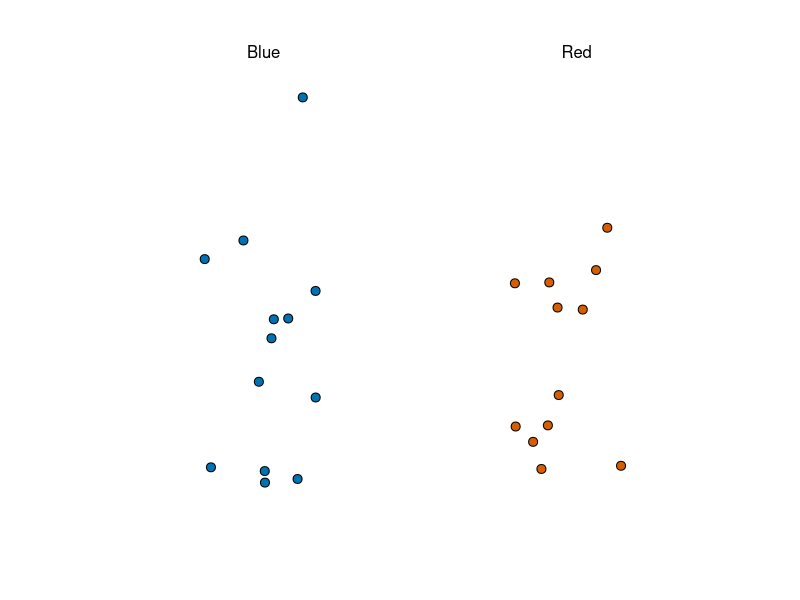
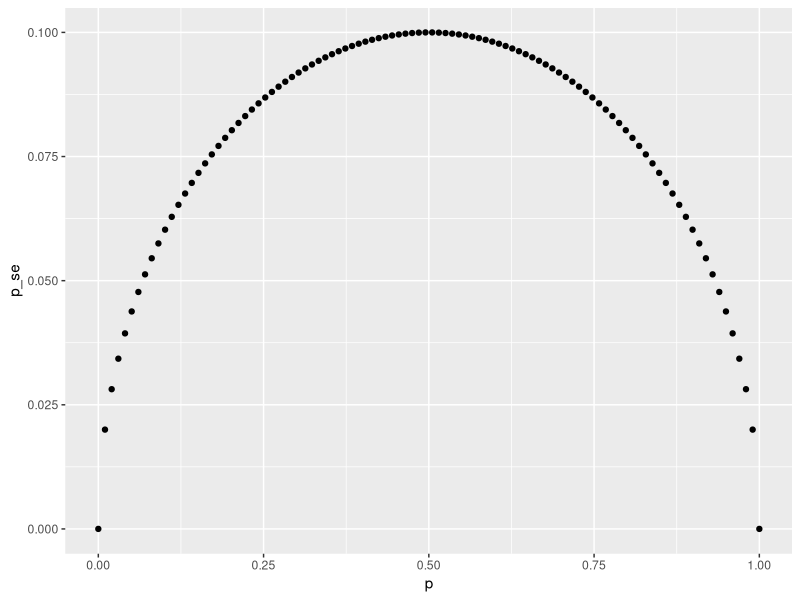
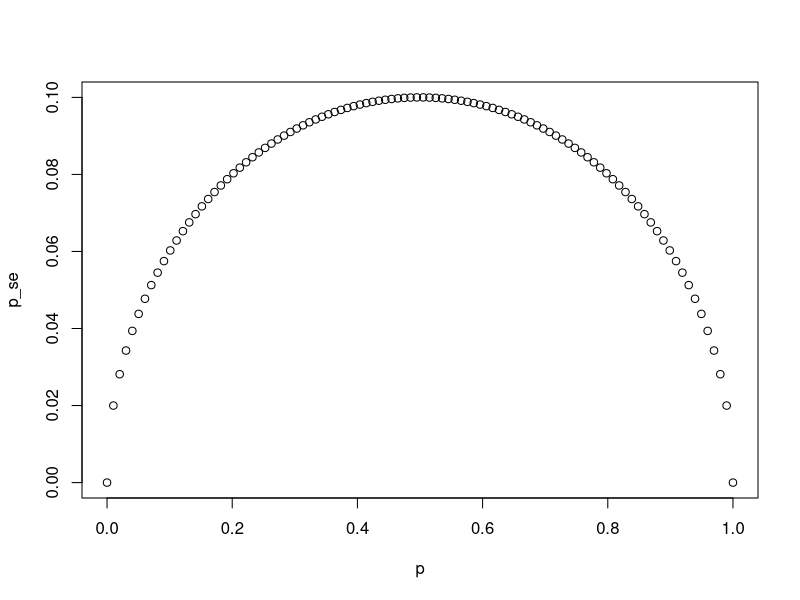
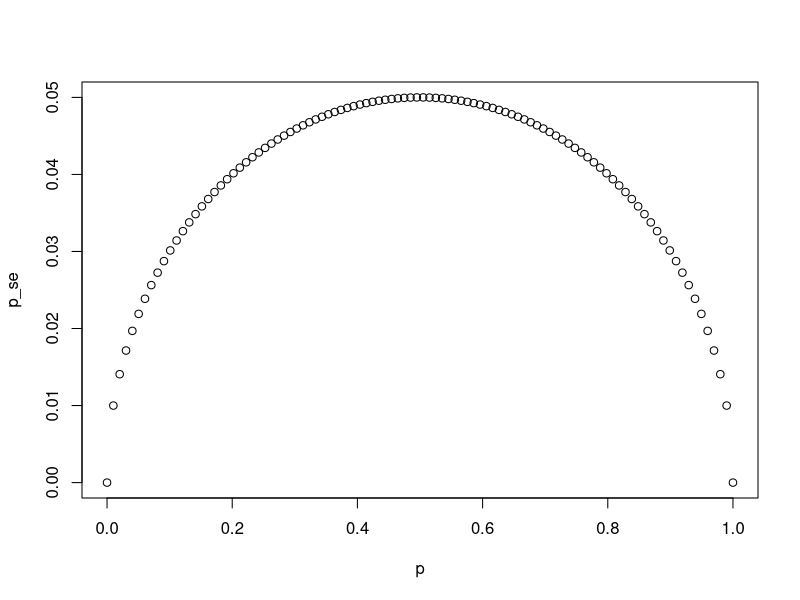
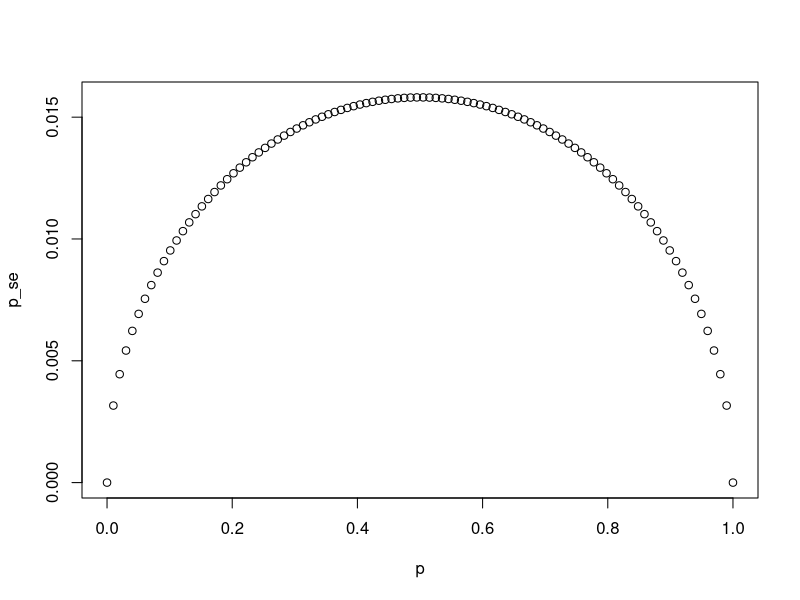
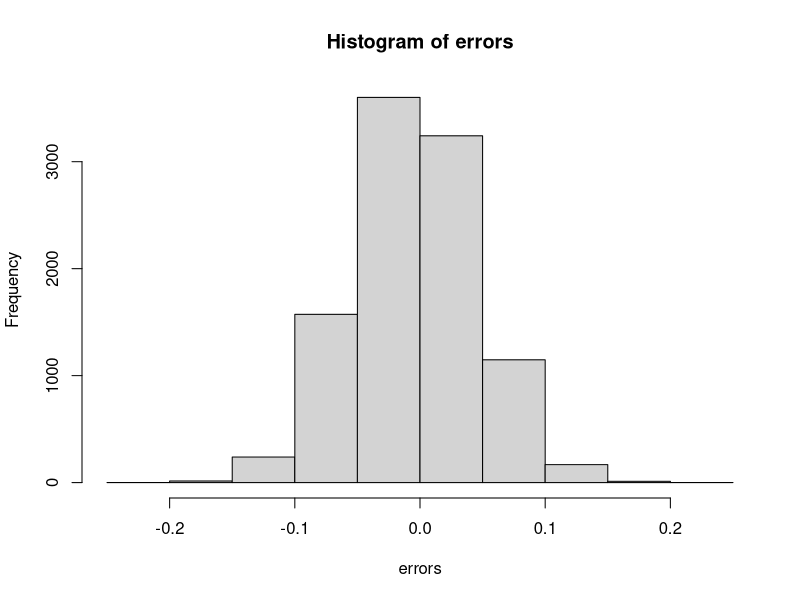
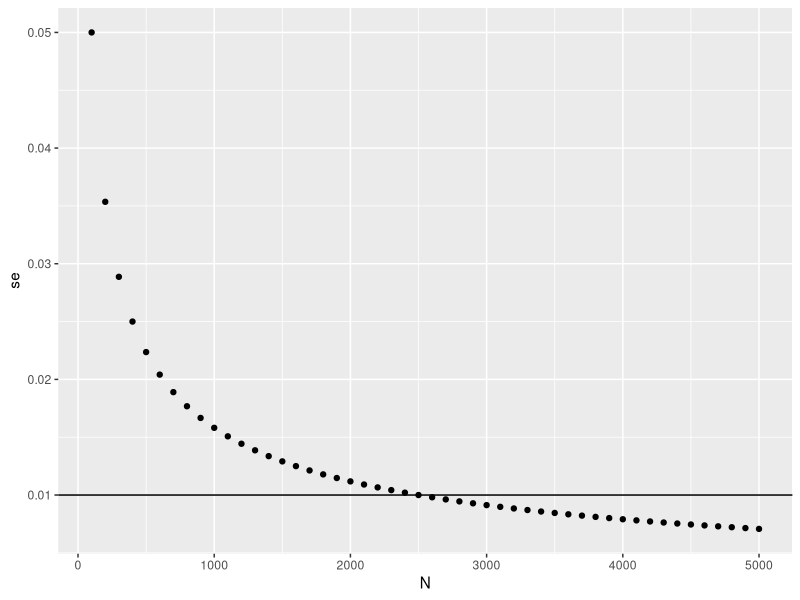
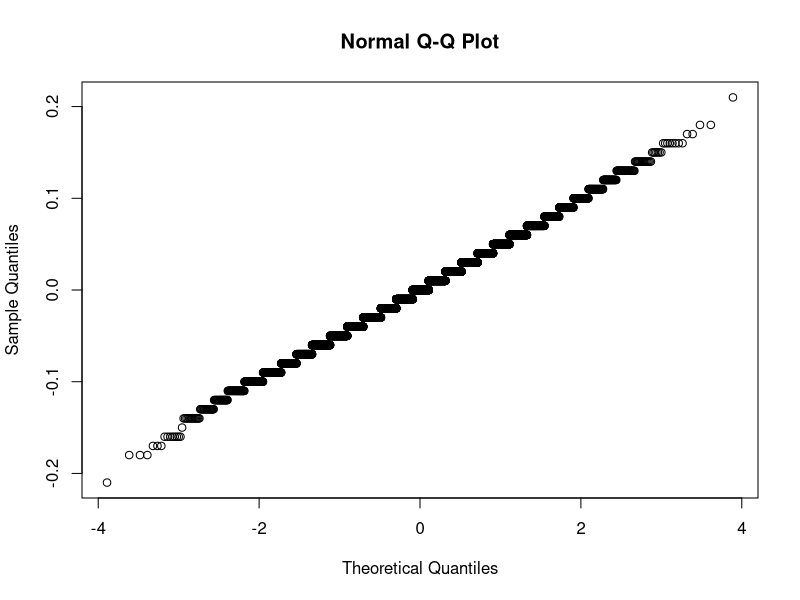

The R source for these figures, in order:
## ---- chunk 1
library(tidyverse)
library(dslabs)
take_poll(25) #take random poll,function in dslabs
## ---- chunk 2
p=0.51
sqrt(p*(1-p))/sqrt(1000)
## ---- chunk 3
p <- seq(0, 1, length = 100)
se <- function(p, N){
  sqrt(p*(1-p)/N)
}
p_se <- se(p, 25)
qplot(p, p_se)
## ---- chunk 4
for(N in c(25, 100, 1000)){
  p_se <- se(p, N)
  plot(p, p_se)
}
## ---- chunk 5
N <- 25
p <- 0.45
2*sqrt(p*(1-p)/N)
## ---- chunk 6
x_hat <- 0.48 #hat refer to estimates
se <- sqrt(x_hat*(1-x_hat)/25)
se
## ---- chunk 7
pnorm(0.01/se) - pnorm(-0.01/se)
## ---- chunk 8
1.96*se
## ---- chunk 9
pnorm(1.96)-pnorm(-1.96)
## ---- chunk 10
B <- 10000
n <- 1000
x_hat <- replicate(B, {
  x <- sample(c(0,1), size = N, replace = TRUE, prob = c(1-p,p))
  mean(x)
})
## ---- chunk 11
p <- 0.45
N <- 1000

x <- sample(c(0,1), size = N, replace = TRUE, prob = c(1-p, p))
x_hat <- mean(x)
## ---- chunk 12
B <- 10000
x_hat <- replicate(B, {
  x <- sample(c(0,1), size = N, replace = TRUE, prob = c(1-p, p))
  mean(x)
})
## ---- chunk 13
mean(x_hat)
## ---- chunk 14
sd(x_hat)
## ---- chunk 15
take_sample <- function(p, N){
  x <- sample(c(0,1), size=N, replace=TRUE, prob=c(1-p, p))
  mean(x)
}  #democrates are 1s and republicans are 0s
## ---- chunk 16
p <- 0.45
N <- 100
B <- 10000
errors <- replicate(B, take_sample(p, N)-p)
## ---- chunk 17
mean(errors)
## ---- chunk 18
hist(errors)
## ---- chunk 19
mean(abs(errors))
## ---- chunk 20
sqrt(mean(errors^2))
## ---- chunk 21
N <- 100
sqrt(p*(1-p)/N)
## ---- chunk 22
set.seed(1)
x <- sample(c(0,1), size=N, replace=TRUE, prob = c(1-p,p))
x_bar <- mean(x)
sqrt(x_bar*(1-x_bar)/N)
## ---- chunk 23
N <- seq(100, 5000, 100)
p <- 0.5
se <- sqrt(p*(1-p)/N)
data_frame(N, se) %>% ggplot(aes(N, se)) + geom_point() + geom_hline(yintercept = 0.01)
## ---- chunk 24
qqnorm(errors)
## ---- chunk 25
p <- 0.45
N <- 100
1-pnorm(0.5, p, sqrt(p*(1-p)/N))
## ---- chunk 26
x_bar <- 0.51
N <- 100
se_bar <- sqrt(x_bar*(1-x_bar)/N)
1 - pnorm(0.01, 0, se_bar) + pnorm(-0.01, 0, se_bar)
